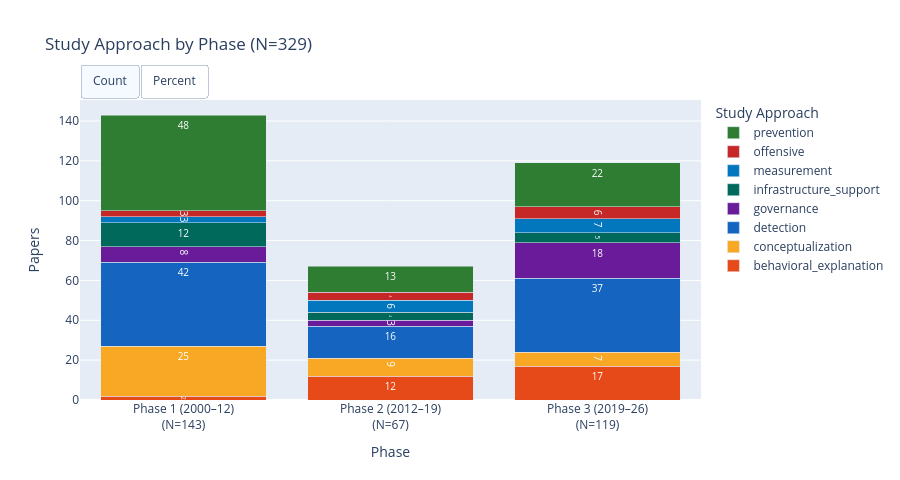

The notebook cell this image was saved under:
### Markdown cell above
## 1 · Study Approach by Phase

### Code cell
def stacked_phase_bar(df, col, palette, title, filename):
    """Stacked bar of col by phase with count/% toggle."""
    phase_order = ["Phase 1 (2000–12)", "Phase 2 (2012–19)", "Phase 3 (2019–26)"]
    grouped = (
        df.groupby(["phase", col])
        .size()
        .unstack(fill_value=0)
        .reindex(phase_order)
    )
    totals = grouped.sum(axis=1)
    grouped_pct = grouped.div(totals, axis=0).mul(100).round(1)

    fig = go.Figure()
    cats = grouped.columns.tolist()

    traces_count = []
    traces_pct   = []

    for cat in cats:
        color = palette.get(cat, "#9E9E9E")
        counts_vals = grouped[cat].tolist()
        pct_vals    = grouped_pct[cat].tolist()

        traces_count.append(go.Bar(
            name=cat, x=[f"{p}<br>(N={t})" for p, t in zip(grouped.index, totals)],
            y=counts_vals, marker_color=color,
            text=[str(v) if v > 0 else "" for v in counts_vals],
            textposition="inside", textfont=dict(size=10, color="white"),
            visible=True,
        ))
        traces_pct.append(go.Bar(
            name=cat, x=[f"{p}<br>(N={t})" for p, t in zip(grouped.index, totals)],
            y=pct_vals, marker_color=color,
            text=[f"{v:.0f}%" if v > 0 else "" for v in pct_vals],
            textposition="inside", textfont=dict(size=10, color="white"),
            visible=False,
        ))

    for t in traces_count + traces_pct:
        fig.add_trace(t)

    n_cats = len(cats)
    fig.update_layout(
        barmode="stack",
        title=title,
        xaxis_title="Phase",
        yaxis_title="Papers",
        legend_title=col.replace("_", " ").title(),
        height=480,
        updatemenus=[dict(
            type="buttons", direction="right",
            x=0.0, y=1.12, xanchor="left",
            buttons=[
                dict(label="Count",
                     method="update",
                     args=[{"visible": [True]*n_cats + [False]*n_cats},
                           {"yaxis.title.text": "Papers"}]),
                dict(label="Percent",
                     method="update",
                     args=[{"visible": [False]*n_cats + [True]*n_cats},
                           {"yaxis.title.text": "% of phase"}]),
            ],
        )],
    )
    fig.show()
    save_figure(fig, filename)

stacked_phase_bar(
    df.dropna(subset=["study_approach"]),
    "study_approach", STYLE["study_approach"],
    f"Study Approach by Phase (N={N})",
    "04_approach_by_phase",
)

### Figure 1 — Plotly figure (JSON) as saved in the notebook; plotly's stock layout.template omitted (floating-point values rounded to 4 significant figures)
{"data": [{"marker": {"color": "#E64A19"}, "name": "behavioral_explanation", "text": ["2", "12", "17"], "textfont": {"color": "white", "size": 10}, "textposition": "inside", "type": "bar", "visible": true, "x": ["Phase 1 (2000–12)<br>(N=143)", "Phase 2 (2012–19)<br>(N=67)", "Phase 3 (2019–26)<br>(N=119)"], "y": [2, 12, 17]}, {"marker": {"color": "#F9A825"}, "name": "conceptualization", "text": ["25", "9", "7"], "textfont": {"color": "white", "size": 10}, "textposition": "inside", "type": "bar", "visible": true, "x": ["Phase 1 (2000–12)<br>(N=143)", "Phase 2 (2012–19)<br>(N=67)", "Phase 3 (2019–26)<br>(N=119)"], "y": [25, 9, 7]}, {"marker": {"color": "#1565C0"}, "name": "detection", "text": ["42", "16", "37"], "textfont": {"color": "white", "size": 10}, "textposition": "inside", "type": "bar", "visible": true, "x": ["Phase 1 (2000–12)<br>(N=143)", "Phase 2 (2012–19)<br>(N=67)", "Phase 3 (2019–26)<br>(N=119)"], "y": [42, 16, 37]}, {"marker": {"color": "#6A1B9A"}, "name": "governance", "text": ["8", "3", "18"], "textfont": {"color": "white", "size": 10}, "textposition": "inside", "type": "bar", "visible": true, "x": ["Phase 1 (2000–12)<br>(N=143)", "Phase 2 (2012–19)<br>(N=67)", "Phase 3 (2019–26)<br>(N=119)"], "y": [8, 3, 18]}, {"marker": {"color": "#00695C"}, "name": "infrastructure_support", "text": ["12", "4", "5"], "textfont": {"color": "white", "size": 10}, "textposition": "inside", "type": "bar", "visible": true, "x": ["Phase 1 (2000–12)<br>(N=143)", "Phase 2 (2012–19)<br>(N=67)", "Phase 3 (2019–26)<br>(N=119)"], "y": [12, 4, 5]}, {"marker": {"color": "#0277BD"}, "name": "measurement", "text": ["3", "6", "7"], "textfont": {"color": "white", "size": 10}, "textposition": "inside", "type": "bar", "visible": true, "x": ["Phase 1 (2000–12)<br>(N=143)", "Phase 2 (2012–19)<br>(N=67)", "Phase 3 (2019–26)<br>(N=119)"], "y": [3, 6, 7]}, {"marker": {"color": "#C62828"}, "name": "offensive", "text": ["3", "4", "6"], "textfont": {"color": "white", "size": 10}, "textposition": "inside", "type": "bar", "visible": true, "x": ["Phase 1 (2000–12)<br>(N=143)", "Phase 2 (2012–19)<br>(N=67)", "Phase 3 (2019–26)<br>(N=119)"], "y": [3, 4, 6]}, {"marker": {"color": "#2E7D32"}, "name": "prevention", "text": ["48", "13", "22"], "textfont": {"color": "white", "size": 10}, "textposition": "inside", "type": "bar", "visible": true, "x": ["Phase 1 (2000–12)<br>(N=143)", "Phase 2 (2012–19)<br>(N=67)", "Phase 3 (2019–26)<br>(N=119)"], "y": [48, 13, 22]}, {"marker": {"color": "#E64A19"}, "name": "behavioral_explanation", "text": ["1%", "18%", "14%"], "textfont": {"color": "white", "size": 10}, "textposition": "inside", "type": "bar", "visible": false, "x": ["Phase 1 (2000–12)<br>(N=143)", "Phase 2 (2012–19)<br>(N=67)", "Phase 3 (2019–26)<br>(N=119)"], "y": [1.4, 17.9, 14.3]}, {"marker": {"color": "#F9A825"}, "name": "conceptualization", "text": ["18%", "13%", "6%"], "textfont": {"color": "white", "size": 10}, "textposition": "inside", "type": "bar", "visible": false, "x": ["Phase 1 (2000–12)<br>(N=143)", "Phase 2 (2012–19)<br>(N=67)", "Phase 3 (2019–26)<br>(N=119)"], "y": [17.5, 13.4, 5.9]}, {"marker": {"color": "#1565C0"}, "name": "detection", "text": ["29%", "24%", "31%"], "textfont": {"color": "white", "size": 10}, "textposition": "inside", "type": "bar", "visible": false, "x": ["Phase 1 (2000–12)<br>(N=143)", "Phase 2 (2012–19)<br>(N=67)", "Phase 3 (2019–26)<br>(N=119)"], "y": [29.4, 23.9, 31.1]}, {"marker": {"color": "#6A1B9A"}, "name": "governance", "text": ["6%", "4%", "15%"], "textfont": {"color": "white", "size": 10}, "textposition": "inside", "type": "bar", "visible": false, "x": ["Phase 1 (2000–12)<br>(N=143)", "Phase 2 (2012–19)<br>(N=67)", "Phase 3 (2019–26)<br>(N=119)"], "y": [5.6, 4.5, 15.1]}, {"marker": {"color": "#00695C"}, "name": "infrastructure_support", "text": ["8%", "6%", "4%"], "textfont": {"color": "white", "size": 10}, "textposition": "inside", "type": "bar", "visible": false, "x": ["Phase 1 (2000–12)<br>(N=143)", "Phase 2 (2012–19)<br>(N=67)", "Phase 3 (2019–26)<br>(N=119)"], "y": [8.4, 6, 4.2]}, {"marker": {"color": "#0277BD"}, "name": "measurement", "text": ["2%", "9%", "6%"], "textfont": {"color": "white", "size": 10}, "textposition": "inside", "type": "bar", "visible": false, "x": ["Phase 1 (2000–12)<br>(N=143)", "Phase 2 (2012–19)<br>(N=67)", "Phase 3 (2019–26)<br>(N=119)"], "y": [2.1, 9, 5.9]}, {"marker": {"color": "#C62828"}, "name": "offensive", "text": ["2%", "6%", "5%"], "textfont": {"color": "white", "size": 10}, "textposition": "inside", "type": "bar", "visible": false, "x": ["Phase 1 (2000–12)<br>(N=143)", "Phase 2 (2012–19)<br>(N=67)", "Phase 3 (2019–26)<br>(N=119)"], "y": [2.1, 6, 5]}, {"marker": {"color": "#2E7D32"}, "name": "prevention", "text": ["34%", "19%", "18%"], "textfont": {"color": "white", "size": 10}, "textposition": "inside", "type": "bar", "visible": false, "x": ["Phase 1 (2000–12)<br>(N=143)", "Phase 2 (2012–19)<br>(N=67)", "Phase 3 (2019–26)<br>(N=119)"], "y": [33.6, 19.4, 18.5]}], "layout": {"barmode": "stack", "height": 480, "legend": {"title": {"text": "Study Approach"}}, "title": {"text": "Study Approach by Phase (N=329)"}, "updatemenus": [{"buttons": [{"args": [{"visible": [true, true, true, true, true, true, true, true, false, false, false, false, false, false, false, false]}, {"yaxis.title.text": "Papers"}], "label": "Count", "method": "update"}, {"args": [{"visible": [false, false, false, false, false, false, false, false, true, true, true, true, true, true, true, true]}, {"yaxis.title.text": "% of phase"}], "label": "Percent", "method": "update"}], "direction": "right", "type": "buttons", "x": 0, "xanchor": "left", "y": 1.12}], "xaxis": {"title": {"text": "Phase"}}, "yaxis": {"title": {"text": "Papers"}}}}
